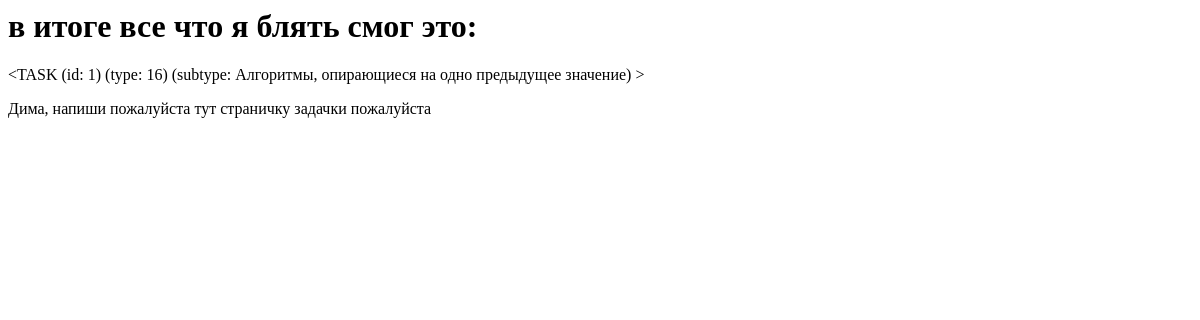
Before: /task/1 with the older database file.
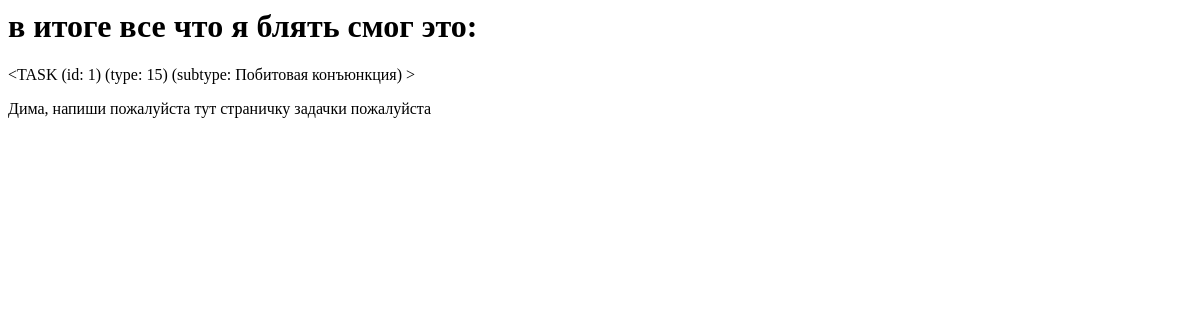
After: the same page with the newer database file.
### ntasker_flask/db/model.py (models this page shows)
class Task(Base):
    __tablename__ = "task"
    id = Column(Integer, primary_key=True)
    type = Column(String(100), nullable=False)
    subtype = Column(String(1000), nullable=False)
    statement_text = Column(Text, nullable=False)
    answer = Column(Text)
    have_picture = Column(Boolean, nullable=False)
    def __repr__(self) -> str:
        return f"<TASK (id: {self.id}) (type: {self.type[:10]}) (subtype: {self.subtype}) >"

### ntasker_flask/view.py (the view)
@bp.route("/<int:id>")
def view_get_task(id):
    cur_task = get_task(id=id)[0][0]
    return render_template("task.html", cur_task=cur_task)

### ntasker_flask/db/queries.py (called while the page is built)
def init_session():
    engine = create_engine("sqlite+pysqlite:///task_db.sqlite", future=True)
    Session = sessionmaker()
    Session.configure(bind=engine)
    session = Session()
    return session

def get_task(**kwargs):
    session = init_session()
    result = session.execute(select(Task).filter_by(**kwargs)).fetchall()
    session.close()
    return result

### ntasker_flask/templates/task.html
<h1> в итоге все что я блять смог это:</h1>
{{ cur_task }}
<p>
    Дима, напиши пожалуйста тут страничку задачки пожалуйста
</p>

Changed rows visible on the page:
changed Task: id+type+subtype "<TASK (id: 1) (type: 16) (subtype: Алгоритмы, опирающиеся на одно предыдущее значение) >" → "<TASK (id: 1) (type: 15) (subtype: Побитовая конъюнкция) >"
